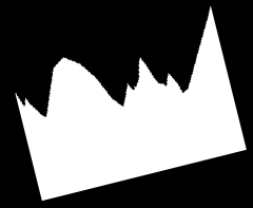
#> input picture data/set0/0.png, 253 x 208 px
$ python main.py ../data/set0 3   (Python 2 division)   (older library calls are emulated)
#> lines starting #> are read from the running program, lines starting #| are printed output that depends on the picture; after the words box and inside, x2 and y2 are one past the last pixel; in counts of white or black regions, pixels touching at a corner belong together
import cv2
from sklearn.neighbors import NearestNeighbors
import numpy as np
import matplotlib.pyplot as plt
import imutils
import os
import sys


def mydist(x, y):
    sum = []
    for i in range(100):
        sum.append(x[i] + y[100 - i - 1])
    return np.var(sum)


if __name__ == "__main__":
    folder = sys.argv[1]
    N = int(sys.argv[2])
    files = os.listdir(folder)
    files = [image_number for image_number in files if image_number.endswith('.png')]
    # print files
    feature = []
    for image_number in range(N):
        # if image_number not in [0, 6]:
        #     continue
        # print image_number

        img = cv2.imread(folder + '/'+ str(image_number) + '.png', 0)
#> img is the input picture: shape (208, 253); min 0, max 255, mean 103.7
        ret, thresh = cv2.threshold(img, 127, 255, 0)
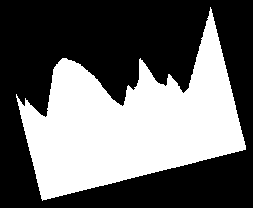
#> thresh: shape (208, 253); 40.7% white; 1 white region
        im2, contours, hierarchy = cv2.findContours(thresh, 1, 2)
#> contours = 1 contour; box (x1, y1, x2, y2) and area: (16, 7, 246, 201) 20974
        contour_nr = 0
        while contour_nr < len(contours) and len(contours[contour_nr]) < 10:
            contour_nr += 1
#> this loop made 0 passes
#> after the loop, contour_nr = 0

        cnt = contours[contour_nr]
#> cnt = contour of 411 points, box (x1, y1, x2, y2) (16, 7, 246, 201), area 20974
        # cnt = contours[0]

        rect = cv2.minAreaRect(cnt)
#> rect = ((126, 103.6), (210.8, 146.7), -14.04)
        # box = cv2.boxPoints(rect)
        # box = np.int0(box)
        # img = cv2.drawContours(img, [box], 0, (125, 0, 255), 2)

        # rotacja
        angle = 270 - rect[2]  # trzeba dobrac odpowiedni kat
#> angle = 284
        img = imutils.rotate_bound(img, angle=angle)
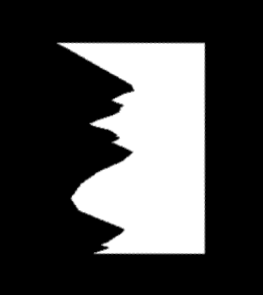
#> img: shape (295, 263); min 0, max 255, mean 70.3

        # crop
        ret, thresh = cv2.threshold(img, 127, 255, 0)
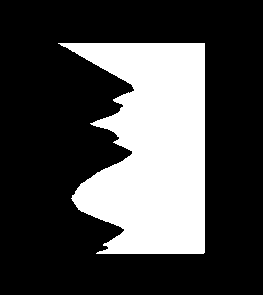
#> thresh: shape (295, 263); 27.6% white; 1 white region
        im2, contours, hierarchy = cv2.findContours(thresh, 1, 2)
#> contours = 1 contour; box (x1, y1, x2, y2) and area: (58, 43, 205, 254) 21010
        contour_nr = 0
        while contour_nr < len(contours) and len(contours[contour_nr]) < 20:
            contour_nr += 1
#> after the loop, contour_nr = 0

        cnt = contours[contour_nr]
#> cnt = contour of 286 points, box (x1, y1, x2, y2) (58, 43, 205, 254), area 21010
        rect = cv2.minAreaRect(cnt)
#> rect = ((131, 148), (210, 146), -90)
        box = cv2.boxPoints(rect)
#> box = [[204, 253], [58, 253], [58, 43], [204, 43]]
        box = np.int0(box)
#> box = [[204, 252], [58, 252], [58, 43], [204, 43]]
        # [5 lines of commented-out code are left out]
        A = np.array(box)
#> A = [[204, 252], [58, 252], [58, 43], [204, 43]]
        minA = np.min(A, axis=0)
#> minA = [58, 43]
        maxA = np.max(A, axis=0)
#> maxA = [204, 252]

        shift = 5
        left_side = []
        good_night_right_side = []
        for i in range(minA[1], maxA[1]):
            left_side.append(img[i, minA[0] + shift])
            good_night_right_side.append(img[i, maxA[0] - shift])
#> after the loop, good_night_right_side = 209 values from 191 to 255; left_side = 209 values, max 251 at index 1, min 0 at index 6, mean 4.1
        upper_side = []
        bottom_side = []

        for i in range(minA[0], maxA[0]):
            upper_side.append(img[minA[1] + shift, i])
            bottom_side.append(img[maxA[1] - shift, i])
#> after the loop, bottom_side = 146 values, max 255 at index 52, min 0 at index 0, mean 167.8; upper_side = 146 values, max 255 at index 12, min 0 at index 0, mean 238.8

        # [4 lines of commented-out code are left out]

        side_with_lowest_sum = np.argmin(
            [sum(upper_side) / len(upper_side), sum(bottom_side) / len(bottom_side), sum(left_side) / len(left_side),
             sum(good_night_right_side) / len(good_night_right_side)])
#> side_with_lowest_sum = 2

        # print side_with_lowest_sum
        if side_with_lowest_sum == 1:
            img = imutils.rotate_bound(img, angle=180)
            img = img[minA[1]:maxA[1], minA[0]:maxA[0]]
        elif side_with_lowest_sum == 2:
            img = imutils.rotate_bound(img, angle=90)
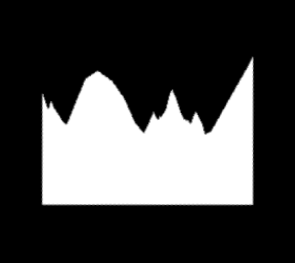
#> img: shape (263, 295); min 0, max 255, mean 70.3
            img = img[minA[0]:maxA[0], minA[1]:maxA[1]]
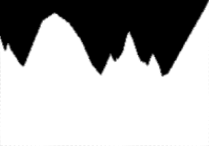
#> img: shape (146, 209); min 0, max 255, mean 175.2
        elif side_with_lowest_sum == 3:
            img = imutils.rotate_bound(img, angle=270)
            img = img[minA[0]:maxA[0], minA[1]:maxA[1]]
        else:
            img = img[minA[1]:maxA[1], minA[0]:maxA[0]]

        img = cv2.resize(img, (1000, 1000), 0, 0, interpolation=cv2.INTER_CUBIC)
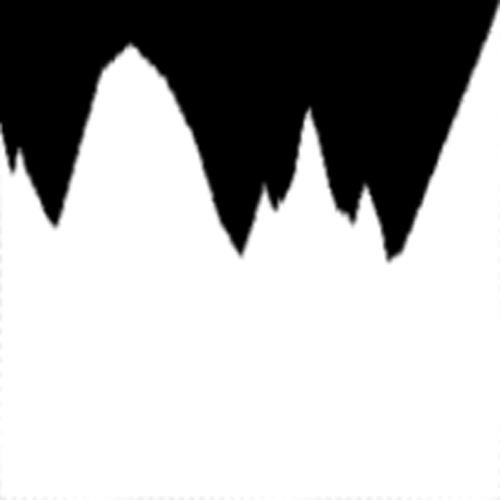
#> img: shape (1000, 1000) (shown at 1/2 size); min 0, max 255, mean 175.2

        img = img[:, ::10]
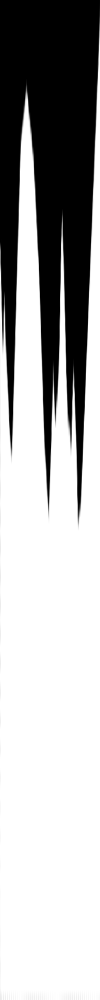
#> img: shape (1000, 100); min 0, max 255, mean 174.9
        points = []
        for x in range(100):
            for y in range(1000):
                if img[y, x] > 0:
                    points.append(y)
                    break

                    # plt.imshow(img, cmap='gray')
                    # plt.show()
        feature.append(points)
#> pass 2 of the loop `for image_number in range(N):`:
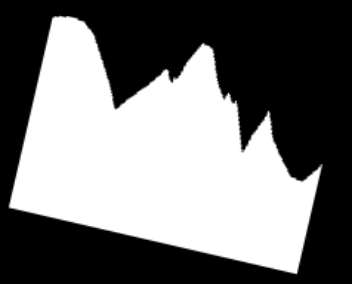
#> input picture data/set0/1.png, 352 x 284 px
#> img is the input picture: shape (284, 352); min 0, max 255, mean 115
#> `im2, contours, hierarchy = cv2.findContours(thresh, 1, 2)`: contours = 1 contour; box (x1, y1, x2, y2) and area: (9, 16, 322, 274) 44535
#> after the loop `while contour_nr < len(contours) and len(contours[contour_nr]) < 10:`: contour_nr = 0
#> `cnt = contours[contour_nr]`: cnt = contour of 562 points, box (x1, y1, x2, y2) (9, 16, 322, 274), area 44535
#> `rect = cv2.minAreaRect(cnt)`: rect = ((175.2, 141.2), (203.8, 296), -77.01)
#> angle = 347
#> `ret, thresh = cv2.threshold(img, 127, 255, 0)`:
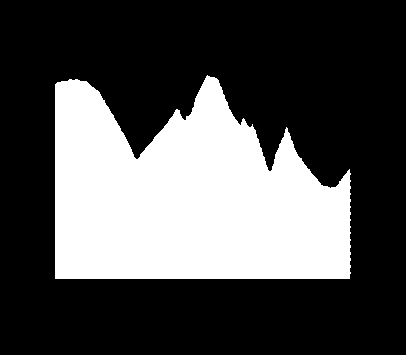
#> thresh: shape (355, 406); 31.2% white; 1 white region
#> `im2, contours, hierarchy = cv2.findContours(thresh, 1, 2)`: contours = 1 contour; box (x1, y1, x2, y2) and area: (55, 75, 351, 279) 44412
#> after the loop `while contour_nr < len(contours) and len(contours[contour_nr]) < 20:`: contour_nr = 0
#> `cnt = contours[contour_nr]`: cnt = contour of 357 points, box (x1, y1, x2, y2) (55, 75, 351, 279), area 44412
#> `rect = cv2.minAreaRect(cnt)`: rect = ((202.5, 176.5), (203, 295), -90)
#> `box = cv2.boxPoints(rect)`: box = [[350, 278], [55, 278], [55, 75], [350, 75]]
#> `box = np.int0(box)`: box = [[349, 277], [55, 277], [55, 75], [349, 75]]
#> minA = [55, 75]
#> maxA = [349, 277]
#> after the loop `for i in range(minA[1], maxA[1]):`: good_night_right_side = 202 values from 0 to 255
#> after the loop `for i in range(minA[0], maxA[0]):`: bottom_side = 294 values, max 255 at index 2, min 211 at index 0, mean 254.8; upper_side = 294 values, max 255 at index 152, min 0 at index 0, mean 25.31
#> side_with_lowest_sum = 0
#> `img = img[:, ::10]`:
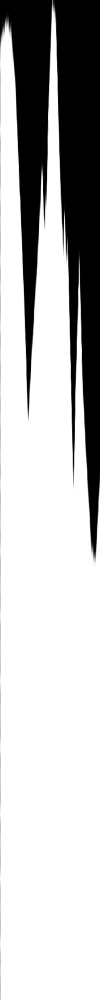
#> img: shape (1000, 100); min 0, max 255, mean 189.9
#> (the run stopped early here; a loop or call above may not have finished)
